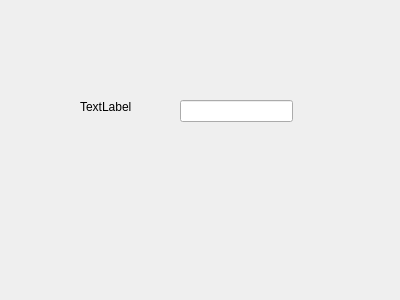
<?xml version="1.0" encoding="UTF-8"?>
<ui version="4.0">
 <class>MyForm</class>
 <widget class="QWidget" name="MyForm">
  <property name="geometry">
   <rect>
    <x>0</x>
    <y>0</y>
    <width>400</width>
    <height>300</height>
   </rect>
  </property>
  <property name="windowTitle">
   <string>Form</string>
  </property>
  <widget class="MyLabel" name="label">
   <property name="geometry">
    <rect>
     <x>80</x>
     <y>100</y>
     <width>59</width>
     <height>14</height>
    </rect>
   </property>
   <property name="text">
    <string>TextLabel</string>
   </property>
  </widget>
  <widget class="QLineEdit" name="lineEdit">
   <property name="geometry">
    <rect>
     <x>180</x>
     <y>100</y>
     <width>113</width>
     <height>22</height>
    </rect>
   </property>
  </widget>
 </widget>
 <customwidgets>
  <customwidget>
   <class>MyLabel</class>
   <extends>QLabel</extends>
   <header>mylabel.h</header>
   <slots>
    <slot>setTextMayus(QString)</slot>
   </slots>
  </customwidget>
 </customwidgets>
 <resources/>
 <connections>
  <connection>
   <sender>lineEdit</sender>
   <signal>textChanged(QString)</signal>
   <receiver>label</receiver>
   <slot>setTextMayus(QString)</slot>
   <hints>
    <hint type="sourcelabel">
     <x>196</x>
     <y>107</y>
    </hint>
    <hint type="destinationlabel">
     <x>100</x>
     <y>103</y>
    </hint>
   </hints>
  </connection>
 </connections>
</ui>
